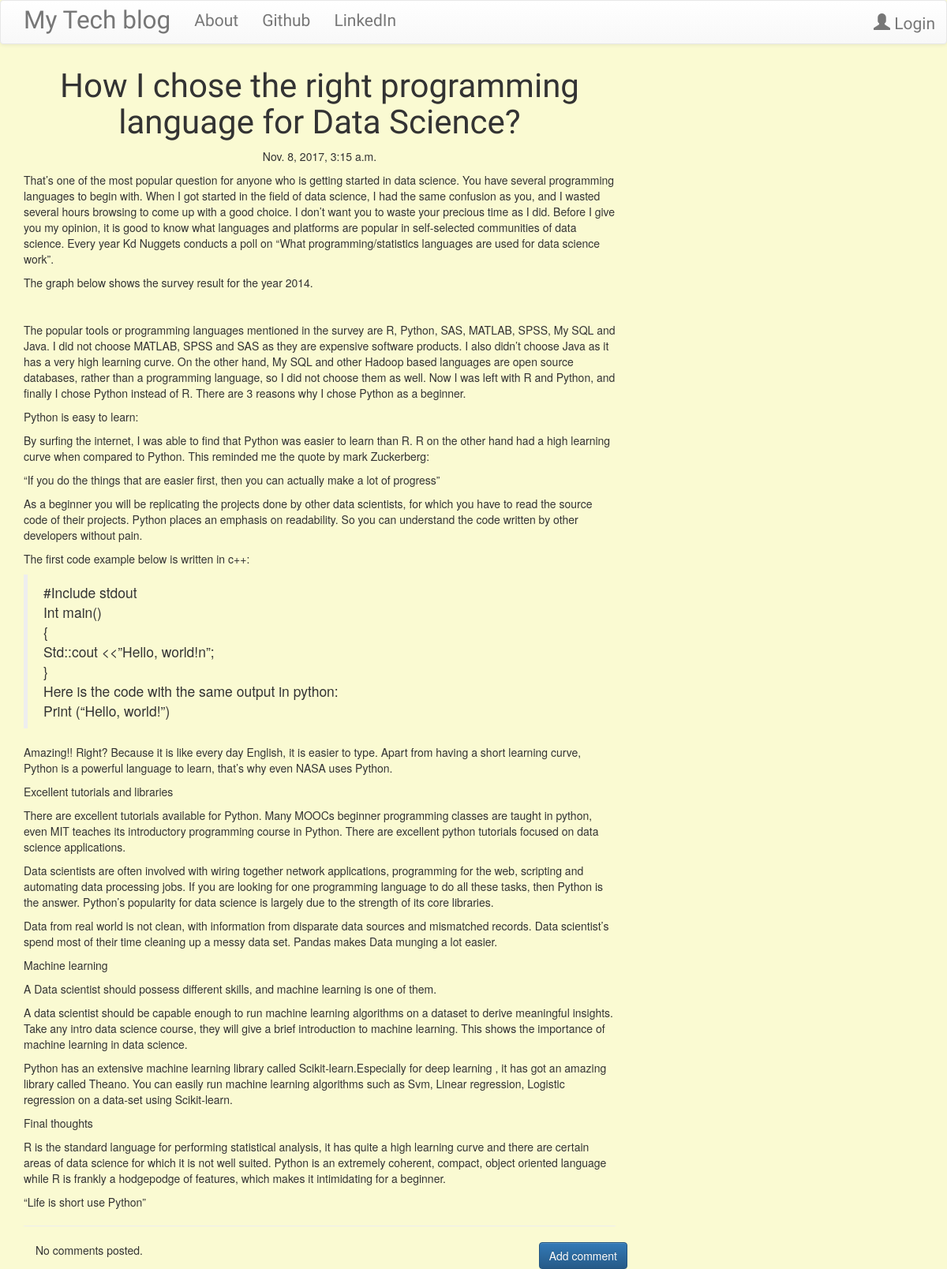
Screenshot of /post/20 with the database file from the repository.
### blog/models.py (models this page shows, shortened)
class Post(models.Model):
    author = models.ForeignKey('auth.User')
    title = models.CharField(max_length=200)
    text = models.TextField()
    created_date = models.DateTimeField(default=timezone.now)
    published_date = models.DateTimeField(blank=True, null=True)

### blog/views.py (the view)
# urls.py: url(r'^post/(?P<pk>\d+)$', views.PostDetailView.as_view(), name='post_detail'),
class PostDetailView(DetailView):
    model = Post

### blog/templates/blog/post_detail.html (shortened to what this page needs)
{% extends 'blog/base.html' %}
{% block content %}
        <h1 class='posttitle loader'>{{ post.title }}</h1>
        {% if post.published_date %}
            <div class="date postdate">
                {{ post.published_date }}
            </div>
        {% else %}
            <a class="btn btn-default" href="{% url 'post_publish' pk=post.pk %}">Publish</a>
        {% endif %}
      <p class='postcontent' >{{ post.text|safe|linebreaksbr }}</p>
  <hr>
  <a class="btn btn-primary btn-comment" href="{% url 'add_comment_to_post' pk=post.pk %}">Add comment</a>
  <div class="container">
  {% for comment in post.comments.all %}
  <br>
      {% if user.is_authenticated or comment.approved_comment %}
              {{ comment.created_date }}
              {% if not comment.approved_comment %}
                  <a class="btn btn-default" href="{% url 'comment_remove' pk=comment.pk %}"><span class="glyphicon glyphicon-remove"></span></a>
                  <a class="btn btn-default" href="{% url 'comment_approve' pk=comment.pk %}"><span class="glyphicon glyphicon-ok"></span></a>
              {% endif %}
          <p>{{ comment.text|safe|linebreaks }}</p>
          <p>Posted by: <strong>{{ comment.author }}</strong></p>
      {% endif %}
  {% empty %}
      <p>No comments posted.</p>
  {% endfor %}
</div>
{% endblock %}

### blog/static/css/blog.css (style rules this page uses)
.postdate { text-align: center; }
.posttitle { font-family: 'Russo One', sans-serif; font-size: 3em; text-align: center; }
.postcontent { font-family: 'Montserrat'; font-size: 1.5em; }
.btn-comment { position: absolute; right: 0px; }
.loader { filter: hue-rotate(0deg); color: linear-gradient(45deg, #0f8, #08f); animation: hue 5000ms infinite linear; }
body { background: lightgoldenrodyellow; }

### rows the page displays
Post: title "How I chose the right programming language for Data Science?", published_date "Nov. 8, 2017, 3:15 a.m.", text "That’s one of the most popular question for anyone who is getting started in data science. You have several programming languages to begin with. When I got started in the field of data science, I had the same confusion as you, and I wasted several hours browsing to come up with a good choice. I don’t want you to waste your precious time as I did. Before I give you my opinion, it is good to know what languages and platforms are popular in self-selected communities of data science. Every year Kd Nuggets conducts a poll on “What programming/statistics languages are used for data science work”. The graph below shows the survey result for the year 2014. The popular tools or programming languages…"
